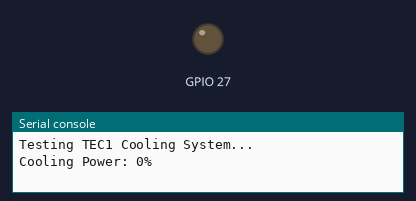
Bench run of a program on a simulated ESP32 board running MicroPython. On the bench: output pins drawn as LEDs (lit = HIGH), the last lines printed to the serial console.

Above: at 0.05 s.
At 4.95 s:
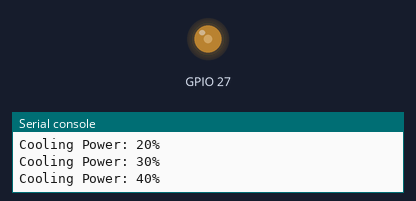
At 9.95 s:
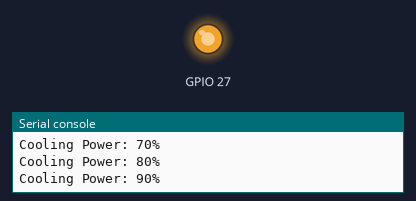
At 19.95 s:
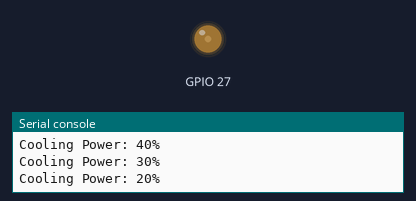
Timing chart, 0 to 28.6 s (numbered marks = the images above):
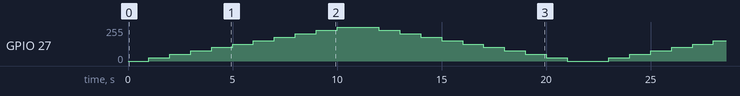

The program:

tec.py
```python
# tec.py - Module for controlling TEC1 cooling system via MOSFET
from machine import Pin, PWM
import time

# ---- CONFIGURATION ----
DEFAULT_MOSFET_PIN = 27  # GPIO for TEC1 MOSFET Gate
PWM_FREQ = 1000  # 1kHz PWM frequency (restored for smoother control)

class TEC1Cooler:
    """Controls the TEC1 cooler."""
    def __init__(self, pin=DEFAULT_MOSFET_PIN):
        self.pwm = PWM(Pin(pin))
        self.pwm.freq(PWM_FREQ)
        self.pwm.duty(0)
        self.is_on = False
        self.current_power = 0

    def set_power(self, power):
        """Set the cooler power (0-100)."""
        if not self.is_on:
            return

        # Ensure power is between 0 and 100
        power = max(0, min(100, power))
        self.current_power = power

        # Convert power (0-100) to duty cycle (0-65535)
        duty = int((power / 100) * 65535)
        self.pwm.duty_u16(duty)

    def turn_on(self):
        """Turn on the cooler."""
        self.is_on = True
        # Restore previous power setting
        if self.current_power > 0:
            self.set_power(self.current_power)

    def turn_off(self):
        """Turn off the cooler."""
        self.is_on = False
        self.pwm.duty(0)

    def get_status(self):
        """Get current status of the cooler."""
        return {
            "is_on": self.is_on,
            "current_power": self.current_power,
            "duty": self.pwm.duty()
        }

# ---- TEST CODE ----
if __name__ == "__main__":
    cooler = TEC1Cooler()
    print("Testing TEC1 Cooling System...")

    try:
        # First turn it on
        cooler.turn_on()

        while True:
            for p in range(0, 110, 10):  # Ramp power from 0 to 100%
                cooler.set_power(p)
                print(f"Cooling Power: {p}%")
                time.sleep(1)

            for p in range(100, -10, -10):  # Ramp down from 100% to 0%
                cooler.set_power(p)
                print(f"Cooling Power: {p}%")
                time.sleep(1)

    except KeyboardInterrupt:
        print("\nTurning off cooler.")
        cooler.turn_off()
```
